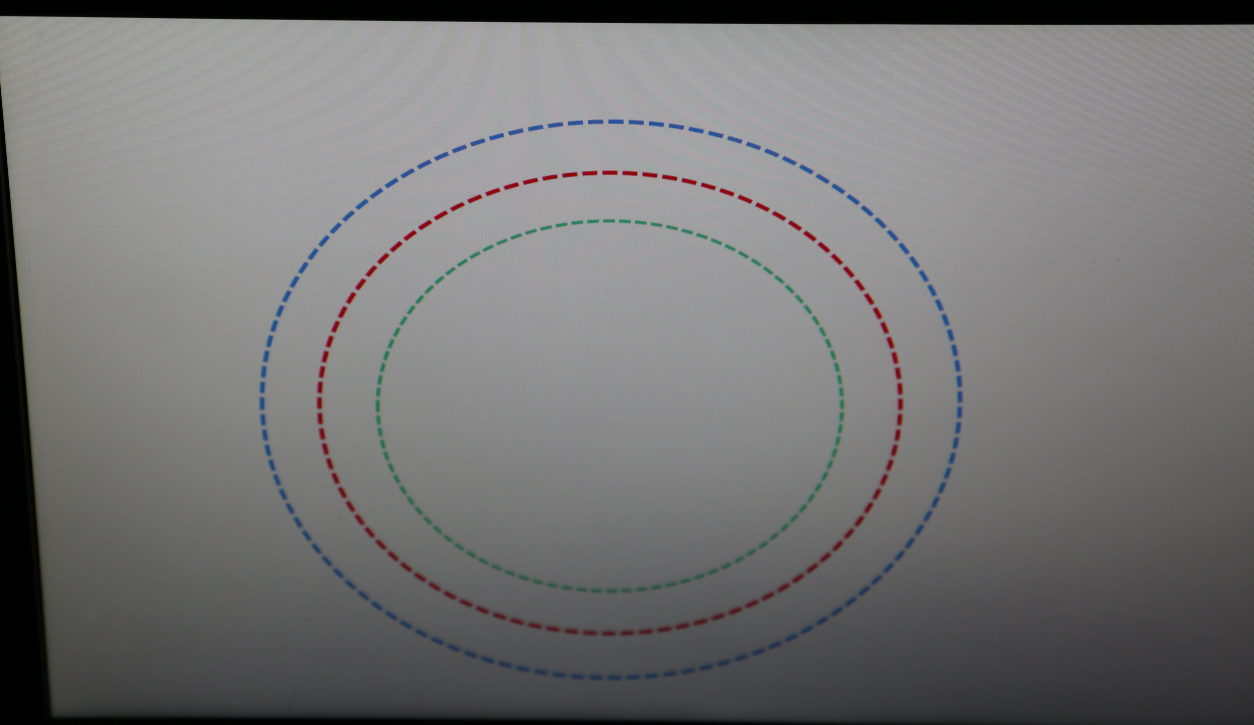
#> input picture 5G8A0034a.jpg, 5015 x 2898 px (shown at 1/4 size)
$ jupyter execute --allow-errors color_detection_in_camera_image.ipynb   (shell and % lines are left out)
#> lines starting #> are read from the running program, lines starting #| are printed output that depends on the picture; after the words box and inside, x2 and y2 are one past the last pixel; in counts of white or black regions, pixels touching at a corner belong together
[cell 1]
from pydrive.auth import GoogleAuth
from pydrive.drive import GoogleDrive
from google.colab import auth
from oauth2client.client import GoogleCredentials

from matplotlib import pyplot as plt
import pandas as pd
from copy import deepcopy
import numpy as np
import cv2
from google.colab.patches import cv2_imshow

def GoogleDriveAuth(ID):
    auth.authenticate_user()
    gauth = GoogleAuth()
    gauth.credentials = GoogleCredentials.get_application_default()
    drive = GoogleDrive(gauth)
    file = drive.CreateFile({'id': ID})
    return file

File_ID = '1W30BHG54u6ots9O6Zb0ymXo6wld-YAxD'
#> (the rest of this cell did not finish here and is left out)

[cell 2]
extract_r = np.ones([3,3,3])/-9
extract_g = np.ones([3,3,3])/-9
extract_b = np.ones([3,3,3])/-9
extract_b[:,:,0] = 2*np.ones([3,3])/9
extract_g[:,:,1] = 2*np.ones([3,3])/9
extract_r[:,:,2] = 2*np.ones([3,3])/9

[cell 3]
def convolve3D(image,kernel):
  tmp = kernel.shape[0]
  opx = image.shape[0] - tmp + 1
  opy = image.shape[1] - tmp + 1
  op_img = np.zeros([opx,opy])
  for img_i in range(1,image.shape[0]-1):
    for img_j in range(1,image.shape[1]-1):
      op_pix_val = 0.0
      for i in range(-1,2):
        for j in range(-1,2):
          for k in range(-1,2):
            op_pix_val = op_pix_val + (image[img_i+i,img_j+j,1+k]*kernel[i+1,j+1,k+1])
#       op_img[img_i-1,img_j-1] = int(op_pix_val)
      if op_pix_val > 0:
        op_img[img_i-1,img_j-1] = int(op_pix_val)
      else:
        op_img[img_i-1,img_j-1] = 0
  return op_img

[cell 4]
img=cv2.imread('5G8A0034a.jpg')
#> img is the input picture: shape (2898, 5015, 3); mean B, G, R 116.9, 116.7, 117.2
img=cv2.resize(img,None,fx=0.15,fy=0.15,interpolation=cv2.INTER_CUBIC)
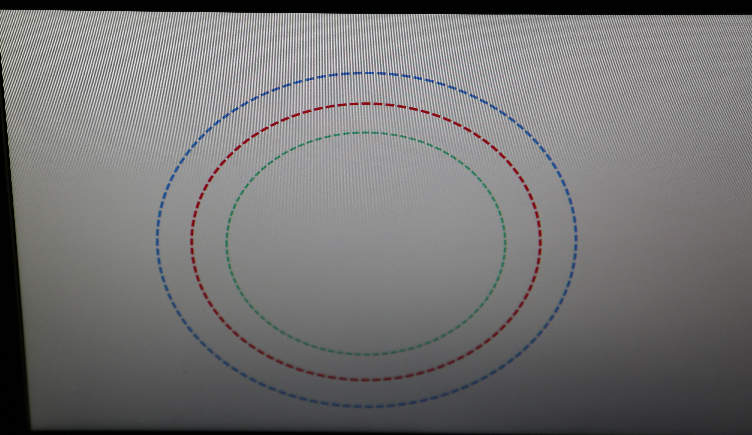
#> img: shape (435, 752, 3); mean B, G, R 116.9, 116.6, 117.1
cv2_imshow(img)
red = convolve3D(img,extract_r)
green = convolve3D(img,extract_g)
#> after the loop in convolve3D (call 2), `for img_i in range(1,image.shape[0]-1):`:
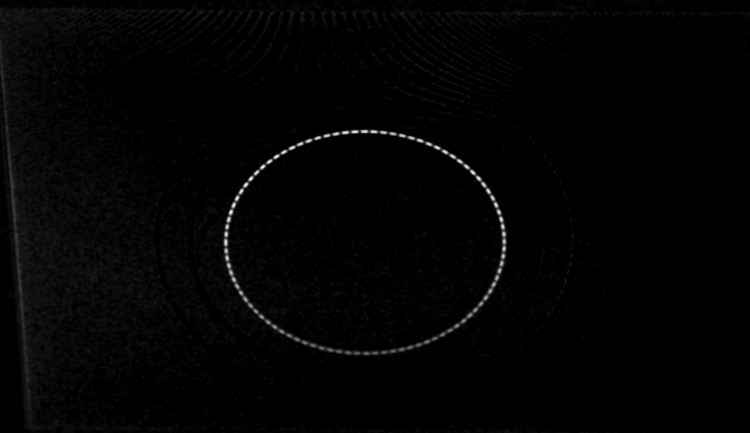
#> op_img: shape (433, 750) float64; min 0, max 84, mean 1.1; drawn with min black and max white
blue = convolve3D(img,extract_b)
#> after the loop in convolve3D (call 3), `for img_i in range(1,image.shape[0]-1):`:
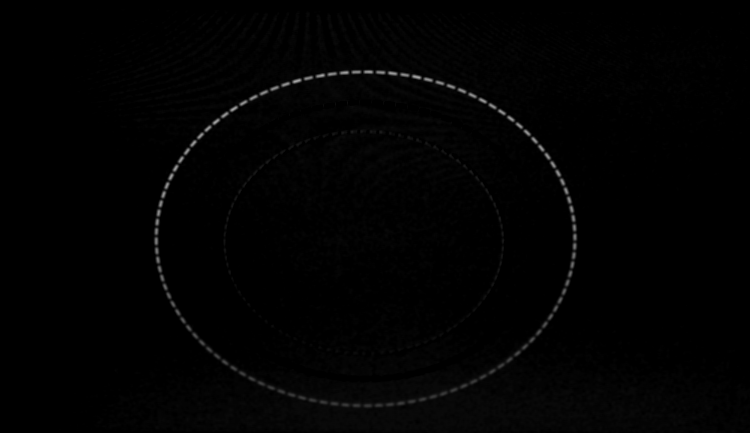
#> op_img: shape (433, 750) float64; min 0, max 166, mean 2.1

[cell 5]
#filters for highlighting respected colors
red[red<50]=0
green[green<8]=0
blue[blue<30]=0
cv2_imshow(blue)
cv2_imshow(red)
cv2_imshow(green)

[cell 6]
ret,b = cv2.threshold(blue,30,255,cv2.THRESH_BINARY)
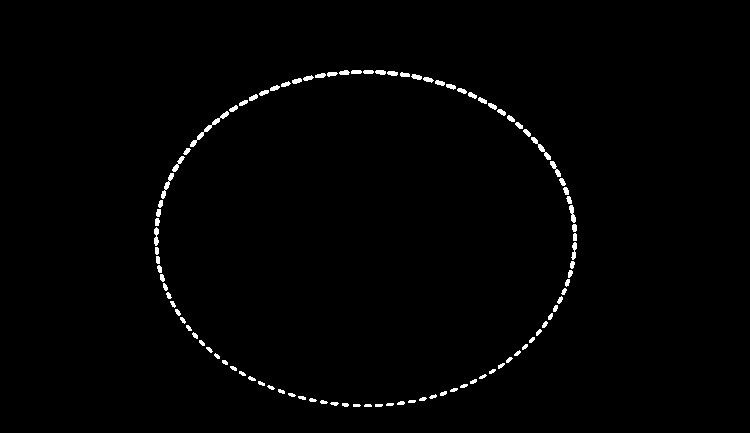
#> b: shape (433, 750) float64; 1.1% white; 100 white regions, largest, box (x1, y1, x2, y2) and area: (190, 111, 229, 147) 184, (531, 137, 551, 160) 109, (161, 173, 174, 199) 102
ret,r = cv2.threshold(red,50,255,cv2.THRESH_BINARY)
#> r: shape (433, 750) float64; 0.82% white; 91 white regions (20 under 20 px), largest, box (x1, y1, x2, y2) and area: (202, 174, 213, 190) 67, (531, 201, 539, 218) 66, (537, 228, 542, 246) 66
ret,g = cv2.threshold(green,25,255,cv2.THRESH_BINARY)
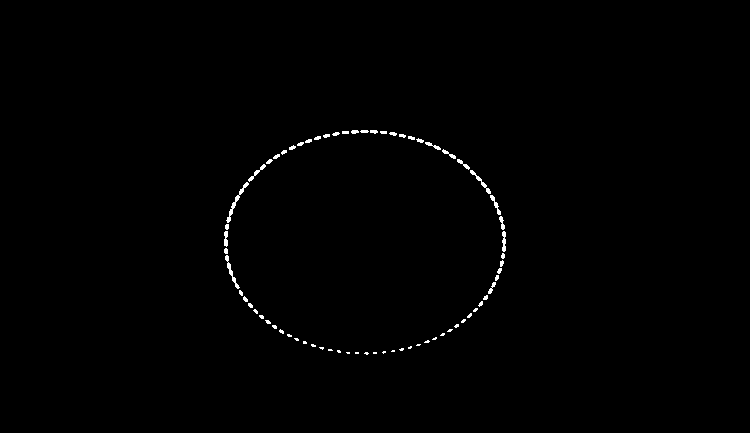
#> g: shape (433, 750) float64; 0.55% white; 70 white regions (35 under 20 px), largest, box (x1, y1, x2, y2) and area: (226, 182, 249, 223) 142, (225, 255, 240, 289) 107, (470, 170, 491, 194) 91

[cell 7]
cv2_imshow(b)
cv2_imshow(r)
cv2_imshow(g)

[cell 8]
img=cv2.imread('5G8A0034a.jpg')
img=cv2.resize(img,None,fx=0.15,fy=0.15,interpolation=cv2.INTER_CUBIC)
b = np.int32(b)
#> b: shape (433, 750) int32; 1.1% white; 100 white regions
contours=cv2.findContours(b,2,1)
#> contours = 210 contours, 49 with area under 20; largest, box (x1, y1, x2, y2) and area: (190, 111, 229, 147) 133, (568, 204, 577, 224) 92, (153, 226, 160, 247) 88, (570, 241, 578, 261) 84, (531, 137, 551, 160) 78
combined_contours = contours[1][0]
#> combined_contours = 210 rows, first 6: [1, -1, -1, -1], [2, 0, -1, -1], [3, 1, -1, -1], [4, 2, -1, -1], [5, 3, -1, -1], [6, 4, -1, -1]
for i in range(1,len(contours[1])):
    combined_contours = np.concatenate((combined_contours,contours[1][i]))
#> this loop made 0 passes
#> (the rest of this cell did not finish here and is left out)

[cell 9]
img=cv2.imread('5G8A0034a.jpg')
img=cv2.resize(img,None,fx=0.15,fy=0.15,interpolation=cv2.INTER_CUBIC)
r = np.int32(r)
#> r: shape (433, 750) int32; 0.82% white; 91 white regions (20 under 20 px)
contours=cv2.findContours(r,2,1)
#> contours = 183 contours, 42 with area under 20; largest, box (x1, y1, x2, y2) and area: (530, 200, 540, 219) 86, (536, 227, 543, 247) 85, (359, 99, 371, 106) 55, (289, 110, 301, 118) 51, (418, 107, 430, 115) 50
combined_contours = contours[1][0]
#> combined_contours = 183 rows, first 6: [1, -1, -1, -1], [2, 0, -1, -1], [3, 1, -1, -1], [4, 2, -1, -1], [5, 3, -1, -1], [6, 4, -1, -1]
for i in range(1,len(contours[1])):
    combined_contours = np.concatenate((combined_contours,contours[1][i]))
#> (the rest of this cell did not finish here and is left out)

[cell 10]
img=cv2.imread('5G8A0034a.jpg')
img=cv2.resize(img,None,fx=0.15,fy=0.15,interpolation=cv2.INTER_CUBIC)
g = np.int32(g)
#> g: shape (433, 750) int32; 0.55% white; 70 white regions (35 under 20 px)
contours=cv2.findContours(g,2,1)
#> contours = 149 contours, 78 with area under 20; largest, box (x1, y1, x2, y2) and area: (225, 194, 241, 224) 126, (226, 261, 241, 290) 113, (226, 182, 249, 223) 96, (489, 194, 502, 216) 90, (469, 169, 488, 189) 90
combined_contours = contours[1][0]
#> combined_contours = 149 rows, first 6: [1, -1, -1, -1], [2, 0, -1, -1], [3, 1, -1, -1], [4, 2, -1, -1], [5, 3, -1, -1], [6, 4, -1, -1]
for i in range(1,len(contours[1])):
    combined_contours = np.concatenate((combined_contours,contours[1][i]))
#> (the rest of this cell did not finish here and is left out)

# Image-2

[cell 11]
File_ID = '16Zp_zbOy2SVjO2lTI5UiIQWmraW5Y6So'
#> (the rest of this cell did not finish here and is left out)

file_name.GetContentFile('5G8A0038a.jpg')

img=cv2.imread('5G8A0038a.jpg')
img=cv2.resize(img,None,fx=0.15,fy=0.15,interpolation=cv2.INTER_CUBIC)
red = convolve3D(img,extract_r)
green = convolve3D(img,extract_g)
blue = convolve3D(img,extract_b)

[cell 12]
#filters for highlighting respected colors
red[red<60]=0
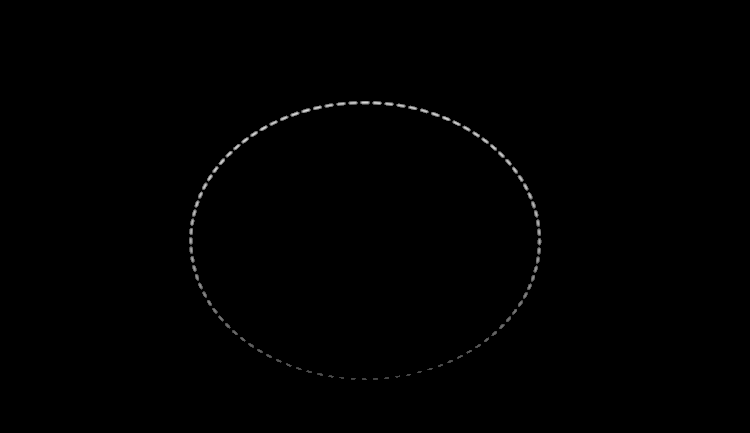
#> red: shape (433, 750) float64; min 0, max 222, mean 0.8
green[green<35]=0
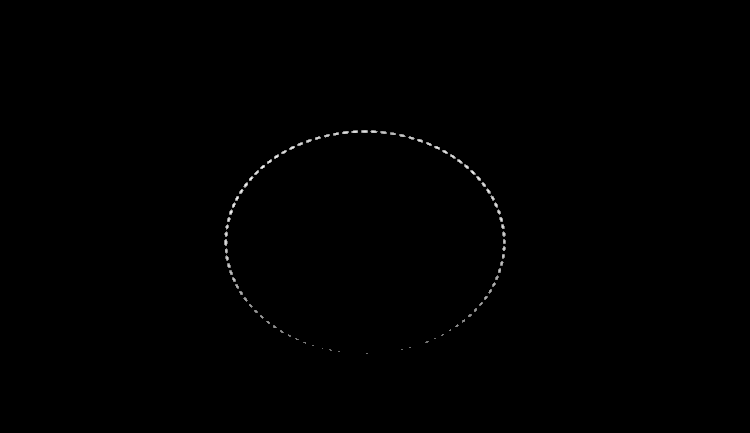
#> green: shape (433, 750) float64; min 0, max 84, mean 0.2; drawn with min black and max white
blue[blue<35]=0
#> blue: shape (433, 750) float64; min 0, max 166, mean 0.7

[cell 13]
ret,b = cv2.threshold(blue,30,255,cv2.THRESH_BINARY)
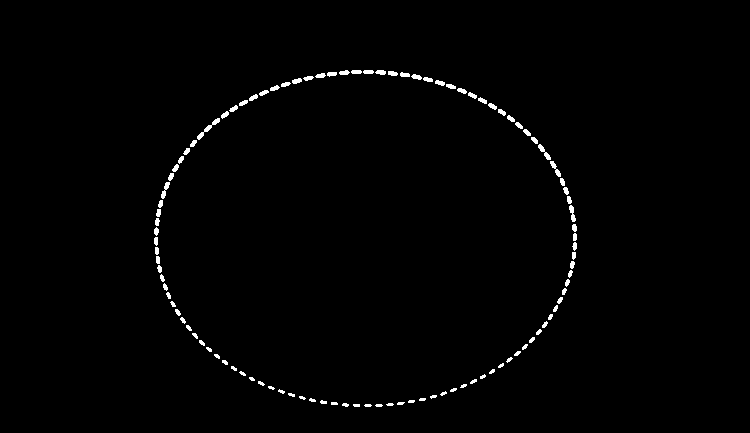
#> b: shape (433, 750) float64; 1% white; 107 white regions (11 under 20 px), largest, box (x1, y1, x2, y2) and area: (197, 118, 220, 140) 108, (538, 144, 551, 160) 72, (550, 161, 561, 177) 67
ret,r = cv2.threshold(red,50,255,cv2.THRESH_BINARY)
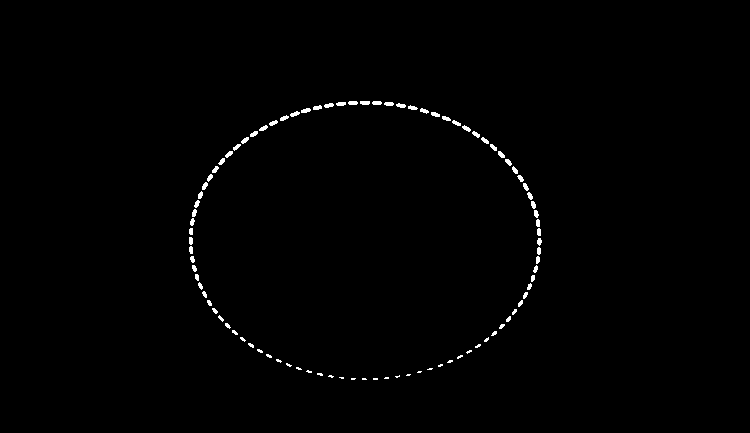
#> r: shape (433, 750) float64; 0.71% white; 94 white regions (28 under 20 px), largest, box (x1, y1, x2, y2) and area: (360, 101, 370, 105) 37, (301, 108, 311, 113) 37, (348, 101, 358, 105) 36
ret,g = cv2.threshold(green,25,255,cv2.THRESH_BINARY)
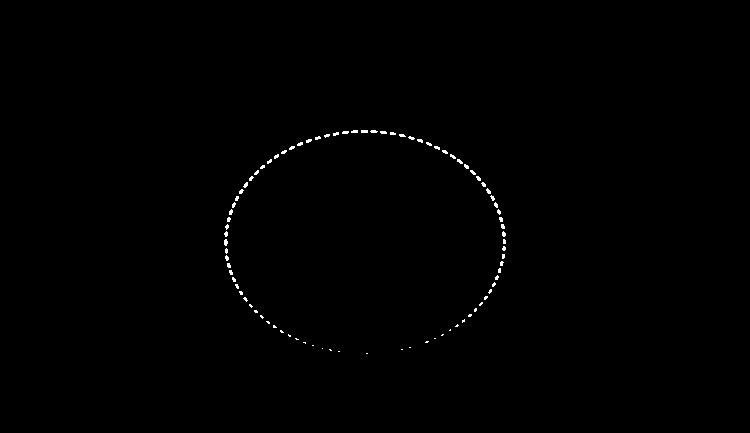
#> g: shape (433, 750) float64; 0.37% white in thin lines or dots, all inside (x1, y1, x2, y2) = (224, 130, 506, 354)

[cell 14]
b = np.int32(b)
#> b: shape (433, 750) int32; 1% white; 107 white regions (11 under 20 px)
contours=cv2.findContours(b,2,1)
#> contours = 219 contours, 54 with area under 20; largest, box (x1, y1, x2, y2) and area: (568, 204, 577, 223) 84, (197, 118, 220, 140) 78, (291, 77, 303, 85) 55, (374, 69, 387, 76) 55, (410, 73, 423, 81) 54
combined_contours = contours[1][0]
#> combined_contours = 219 rows, first 6: [1, -1, -1, -1], [2, 0, -1, -1], [3, 1, -1, -1], [4, 2, -1, -1], [5, 3, -1, -1], [6, 4, -1, -1]
for i in range(1,len(contours[1])):
    combined_contours = np.concatenate((combined_contours,contours[1][i]))
#> (the rest of this cell did not finish here and is left out)

[cell 15]
r = np.int32(r)
#> r: shape (433, 750) int32; 0.71% white; 94 white regions (28 under 20 px)
contours=cv2.findContours(r,2,1)
#> contours = 188 contours, 68 with area under 20; largest, box (x1, y1, x2, y2) and area: (359, 100, 371, 106) 49, (300, 107, 312, 114) 48, (289, 110, 301, 118) 47, (323, 102, 335, 109) 47, (371, 100, 383, 106) 47
combined_contours = contours[1][0]
#> combined_contours = 188 rows, first 6: [1, -1, -1, -1], [2, 0, -1, -1], [3, 1, -1, -1], [4, 2, -1, -1], [5, 3, -1, -1], [6, 4, -1, -1]
for i in range(1,len(contours[1])):
    combined_contours = np.concatenate((combined_contours,contours[1][i]))
#> (the rest of this cell did not finish here and is left out)

[cell 16]
g = np.int32(g)
contours=cv2.findContours(g,2,1)
#> contours = 176 contours, 118 with area under 20; largest, box (x1, y1, x2, y2) and area: (223, 238, 229, 247) 30, (360, 129, 369, 134) 30, (350, 129, 359, 134) 28, (379, 130, 388, 135) 27, (341, 130, 350, 135) 27
combined_contours = contours[1][0]
#> combined_contours = 176 rows, first 6: [1, -1, -1, -1], [2, 0, -1, -1], [3, 1, -1, -1], [4, 2, -1, -1], [5, 3, -1, -1], [6, 4, -1, -1]
for i in range(1,len(contours[1])):
    combined_contours = np.concatenate((combined_contours,contours[1][i]))
#> (the rest of this cell did not finish here and is left out)

# Image-3

[cell 17]
File_ID = '1FJoNxHuB6lKj07XzLs6iNEBcBW2aAvhp'
#> (the rest of this cell did not finish here and is left out)

file_name.GetContentFile('5G8A0042a.jpg')

img=cv2.imread('5G8A0042a.jpg')
img=cv2.resize(img,None,fx=0.15,fy=0.15,interpolation=cv2.INTER_CUBIC)
red = convolve3D(img,extract_r)
green = convolve3D(img,extract_g)
blue = convolve3D(img,extract_b)

[cell 18]
#filters for highlighting respected colors
red[red<50]=0
green[green<25]=0
blue[blue<35]=0

[cell 19]
ret,b = cv2.threshold(blue,30,255,cv2.THRESH_BINARY)
ret,r = cv2.threshold(red,50,255,cv2.THRESH_BINARY)
ret,g = cv2.threshold(green,25,255,cv2.THRESH_BINARY)

[cell 20]
b = np.int32(b)
contours=cv2.findContours(b,2,1)
#> contours = 219 contours, 54 with area under 20; largest, box (x1, y1, x2, y2) and area: (568, 204, 577, 223) 84, (197, 118, 220, 140) 78, (291, 77, 303, 85) 55, (374, 69, 387, 76) 55, (410, 73, 423, 81) 54
combined_contours = contours[1][0]
#> combined_contours = 219 rows, first 6: [1, -1, -1, -1], [2, 0, -1, -1], [3, 1, -1, -1], [4, 2, -1, -1], [5, 3, -1, -1], [6, 4, -1, -1]
for i in range(1,len(contours[1])):
    combined_contours = np.concatenate((combined_contours,contours[1][i]))
#> (the rest of this cell did not finish here and is left out)

[cell 21]
r = np.int32(r)
contours=cv2.findContours(r,2,1)
#> contours = 188 contours, 68 with area under 20; largest, box (x1, y1, x2, y2) and area: (359, 100, 371, 106) 49, (300, 107, 312, 114) 48, (289, 110, 301, 118) 47, (323, 102, 335, 109) 47, (371, 100, 383, 106) 47
combined_contours = contours[1][0]
#> combined_contours = 188 rows, first 6: [1, -1, -1, -1], [2, 0, -1, -1], [3, 1, -1, -1], [4, 2, -1, -1], [5, 3, -1, -1], [6, 4, -1, -1]
for i in range(1,len(contours[1])):
    combined_contours = np.concatenate((combined_contours,contours[1][i]))
#> (the rest of this cell did not finish here and is left out)

[cell 22]
g = np.int32(g)
contours=cv2.findContours(g,2,1)
#> contours = 176 contours, 118 with area under 20; largest, box (x1, y1, x2, y2) and area: (223, 238, 229, 247) 30, (360, 129, 369, 134) 30, (350, 129, 359, 134) 28, (379, 130, 388, 135) 27, (341, 130, 350, 135) 27
combined_contours = contours[1][0]
#> combined_contours = 176 rows, first 6: [1, -1, -1, -1], [2, 0, -1, -1], [3, 1, -1, -1], [4, 2, -1, -1], [5, 3, -1, -1], [6, 4, -1, -1]
for i in range(1,len(contours[1])):
    combined_contours = np.concatenate((combined_contours,contours[1][i]))
#> (the rest of this cell did not finish here and is left out)

# Image-4

[cell 23]
File_ID = '1PQRursq9BWqVLMiz-QPpLsnTeCB5yRab'
#> (the rest of this cell did not finish here and is left out)
